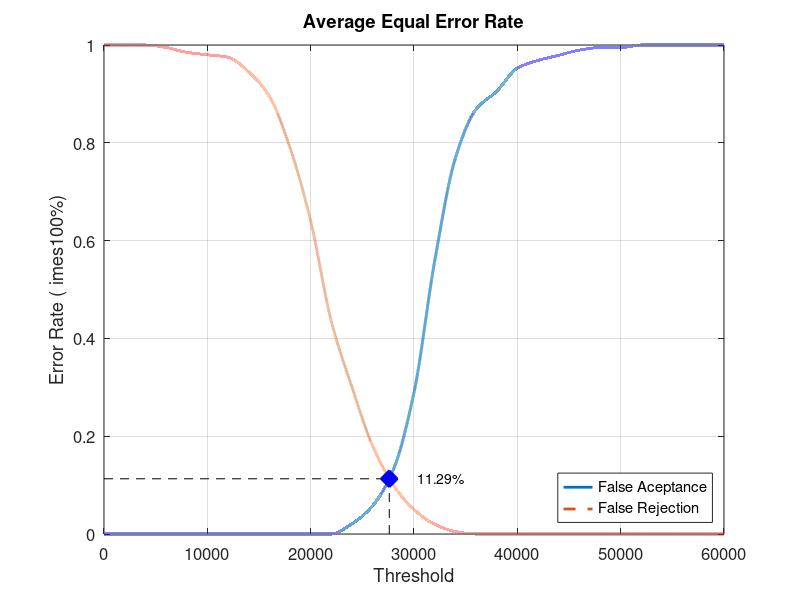
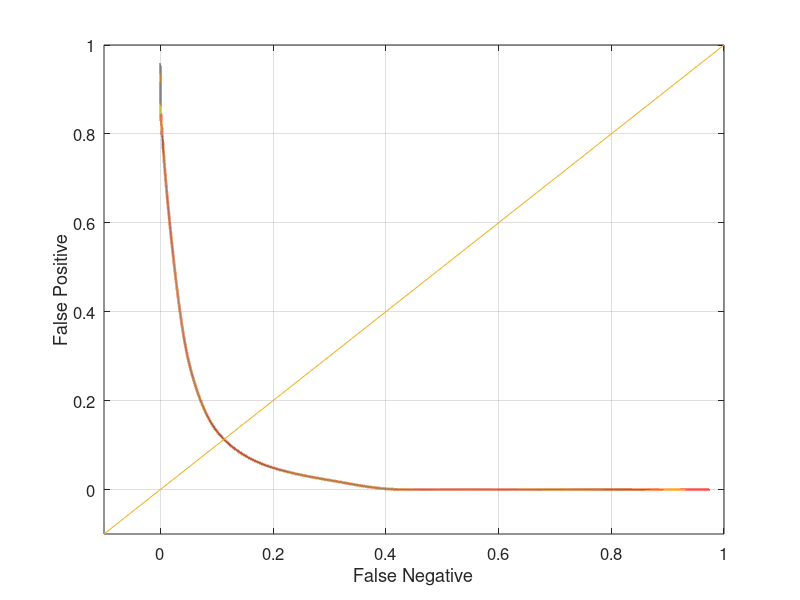

These charts were generated, in order, by the following MATLAB code:
close all;
clear;
clc;
x = 0:2000:60000;
xq = 0:0.5:60000;

y0 = [0 0 0 0 0 0 0 0 0 0 0 0 0.0210526 0.0578947 0.131579 0.289474 0.557895 0.768421 0.868421 0.905263 0.952632 0.968421 0.978947 0.989474 0.994737 0.994737 1 1 1 1 1]
yy0 = interp1(x, y0, xq, 'pchip');
y1 = [1 1 1 0.995 0.985 0.98 0.975 0.945 0.895 0.79 0.64 0.435 0.3 0.18 0.1 0.05 0.02 0.005 0 0 0 0 0 0 0 0 0 0 0 0 0]
yy1 = interp1(x, y1, xq, 'pchip');

% Calculating EER: 
y2 = abs(y0 - y1);
find(y2 == min(y2))
yy2 = abs(yy0 - yy1);
xEER = find(yy2 == min(yy2));
xEERIndex = xq(xEER) % X-axis EER
yEER = yy0(xEER) % Y-axis EER

main = figure
plot(xq, yy0,'-','LineWidth', 2);	hold on
plot(xq, yy1,'--','LineWidth', 2);	hold on
plot([xEERIndex xEERIndex], [0 yEER], 'k--');	hold on
plot([0 xEERIndex], [yEER yEER], 'k--');	hold on
plot(xEERIndex, yEER, 'bx', 'LineWidth', 10);	hold on
text(xEERIndex + 10 * xEERIndex / 100, yEER, [num2str(round((10000 * yEER)) / 100) '%'])
legend('False Aceptance', 'False Rejection', 'Location', 'SouthEast')
xlabel('Threshold')
ylabel('Error Rate (	imes100%)')
title('Average Equal Error Rate')
set(gca, 'FontSize', 12)
axis([0 60000 0 1])
grid on

print(main, 'Database5_4Main', '-dpng');
FNRxFPR = figure('Color', [1 1 1]);
plot(yy1, yy0, '-', yy1, yy0, 'LineWidth', 2);
hold on
y = -0.1:0.1:1
plot(y, y); 
set(gca, 'FontSize', 12)
xlabel('False Negative')
ylabel('False Positive')
axis([-0.1 1 -0.1 1])
set(gca, 'FontSize', 12)
grid on

print(FNRxFPR, 'Database5_4FNRxFPR','-dpng');
